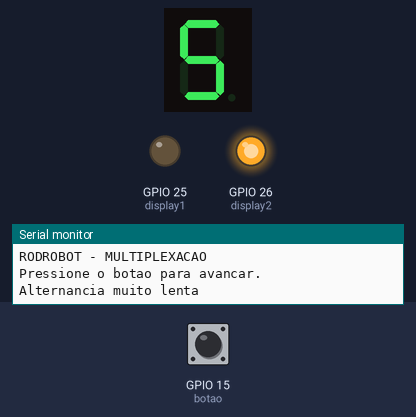
Bench run of a sketch on a simulated ESP32. Shown: 1-digit seven-segment display, output pins drawn as LEDs (lit = HIGH), the last lines printed to the serial monitor. Wiring (inferred from the names in the program): 1-digit 7-segment display, segments lit when HIGH: segments GPIO 23, GPIO 22, GPIO 21, GPIO 19, GPIO 18, GPIO 17, GPIO 16. Dashed ring = blinking. The inputs (shaded band) are chosen by the test bench; at power-on: GPIO 15 (botao) HIGH. The segment pins are drawn as the display they are named for; pins used as bus, display or sensor lines are not drawn.

Above: at 1.6 s.
1.7 s: GPIO 15 (botao) pulled LOW for 0.15 s
At 2.0 s:
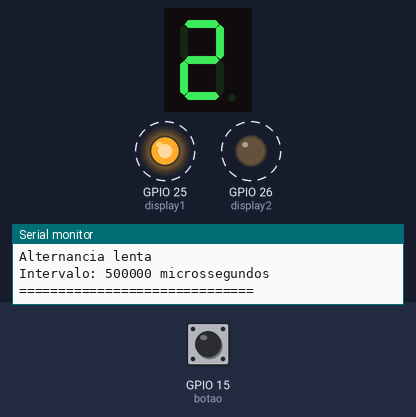
3.3 s: GPIO 15 (botao) pulled LOW for 1 s
4.9 s: GPIO 15 (botao) pulsed LOW 5 times (0.12 s each, 0.3 s apart)
At 5.63 s:
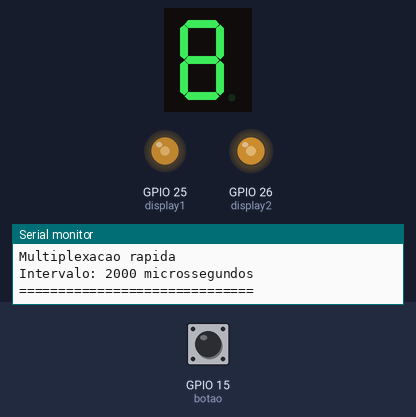
At 6.3 s:
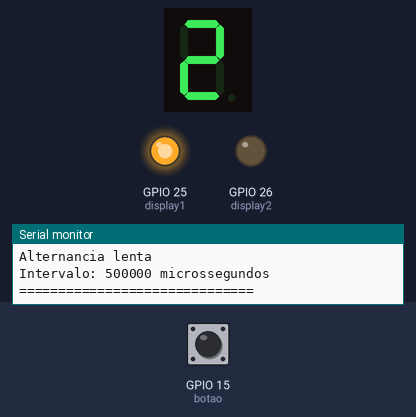
Timing chart, 0 to 13.9 s (numbered marks = the images above; inputs shaded):
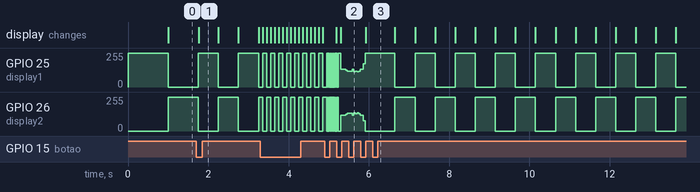

The sketch:

Multiplexacao_2_Displays_Timer_ESP32.ino
```cpp
/* ==============================================================
   RODROBOT - MULTIPLEXACAO DE DOIS DISPLAYS
   ESP32 DevKit - Arduino IDE 3.3.11
   Displays de 7 segmentos - Catodo comum

   BOTAO:
   GPIO 15 - INPUT_PULLUP
   Botao ligado entre GPIO 15 e GND.

   CADA PRESSIONAMENTO AVANCA UMA VELOCIDADE.

   ETAPAS:
   1 - 1000 ms | Alternancia muito lenta
   2 - 500 ms  | Alternancia lenta
   3 - 100 ms  | Alternancia intermediaria
   4 - 20 ms   | Alternancia rapida
   5 - 5 ms    | Inicio da multiplexacao
   6 - 2 ms    | Multiplexacao rapida
   ============================================================== */

// ---------------- PINOS DOS SEGMENTOS -------------------------

const int segmentos[] = {23, 22, 21, 19, 18, 17, 16}; // A, B, C, D, E, F, G

// ---------------- SELECAO DOS DISPLAYS ------------------------

const int display1 = 25; // Transistor do display esquerdo
const int display2 = 26; // Transistor do display direito

// ---------------- BOTAO ----------------------------------------

const int botao = 15; // Botao com pull-up interno

// ---------------- NUMEROS EXIBIDOS -----------------------------

const byte numeros[] = {
  0b1011011, // Numero 2
  0b1101101  // Numero 5
};

// ---------------- TIMER ----------------------------------------

hw_timer_t *timer = NULL; // Ponteiro do timer

volatile uint32_t ticks = 0; // Contador de interrupcoes
uint32_t ultimoTick = 0;     // Ultimo pulso processado

// ---------------- INTERVALOS -----------------------------------

const uint32_t intervalos[] = {
  1000000, // 1000 ms
  500000,  // 500 ms
  100000,  // 100 ms
  20000,   // 20 ms
  5000,    // 5 ms
  2000     // 2 ms
};

const char *etapas[] = {
  "Alternancia muito lenta",
  "Alternancia lenta",
  "Alternancia intermediaria",
  "Alternancia rapida",
  "Inicio da multiplexacao",
  "Multiplexacao rapida"
};

const int totalEtapas = 6; // Total de velocidades
int etapaAtual = 0;        // Inicia na primeira etapa

// ---------------- DEBOUNCE DO BOTAO ----------------------------

bool ultimaLeitura = HIGH; // Ultima leitura instantanea
bool estadoBotao = HIGH;   // Estado estavel do botao

unsigned long tempoDebounce = 0; // Controle de tempo
const unsigned long debounce = 50; // Filtro de 50 ms

// ---------------- INTERRUPCAO DO TIMER -------------------------

void ARDUINO_ISR_ATTR onTimer() {

  ticks++; // Incrementa a cada interrupcao
}

// ---------------- DESLIGA DISPLAYS -----------------------------

void desligarDisplays() {

  digitalWrite(display1, LOW); // Desliga display 1
  digitalWrite(display2, LOW); // Desliga display 2
}

// ---------------- MOSTRA NUMERO -------------------------------

void mostrarDisplay(int numero, int selecionado) {

  desligarDisplays(); // Desliga antes de trocar

  for (int i = 0; i < 7; i++) {

    digitalWrite(segmentos[i],
                 bitRead(numeros[numero], i)); // Atualiza segmentos
  }

  if (selecionado == 0) {

    digitalWrite(display1, HIGH); // Liga display esquerdo

  } else {

    digitalWrite(display2, HIGH); // Liga display direito
  }
}

// ---------------- ALTERA VELOCIDADE ----------------------------

void selecionarEtapa() {

  etapaAtual++; // Avanca uma etapa

  if (etapaAtual >= totalEtapas) {

    etapaAtual = 0; // Reinicia o ciclo
  }

  // ZERA CONTADOR DE FORMA SEGURA
  noInterrupts();
  ticks = 0;
  interrupts();

  ultimoTick = 0; // Reinicia controle dos pulsos

  desligarDisplays(); // Desliga os dois displays

  timerAlarm(timer, intervalos[etapaAtual], true, 0); // Atualiza Timer

  mostrarDisplay(0, 0); // Inicia pelo numero 2

  Serial.println();
  Serial.println("==============================");

  Serial.print("ETAPA: ");
  Serial.println(etapaAtual + 1);

  Serial.println(etapas[etapaAtual]);

  Serial.print("Intervalo: ");
  Serial.print(intervalos[etapaAtual]);
  Serial.println(" microssegundos");

  Serial.println("==============================");
}

// ---------------- LEITURA DO BOTAO -----------------------------

void verificarBotao() {

  bool leitura = digitalRead(botao); // Leitura instantanea

  // DETECTA MUDANCA NA LEITURA
  if (leitura != ultimaLeitura) {

    tempoDebounce = millis(); // Reinicia contagem do debounce
  }

  // CONFIRMA ESTADO APOS 50 MS ESTAVEIS
  if ((millis() - tempoDebounce) >= debounce) {

    if (leitura != estadoBotao) {

      estadoBotao = leitura; // Atualiza estado confirmado

      // BOTAO PRESSIONADO
      if (estadoBotao == LOW) {

        selecionarEtapa(); // Avanca velocidade
      }
    }
  }

  ultimaLeitura = leitura; // Guarda ultima leitura
}

// ---------------- SETUP ----------------------------------------

void setup() {

  Serial.begin(115200); // Inicializa Serial

  for (int i = 0; i < 7; i++) {

    pinMode(segmentos[i], OUTPUT); // Configura segmentos
    digitalWrite(segmentos[i], LOW); // Inicia apagado
  }

  pinMode(display1, OUTPUT); // Configura display 1
  pinMode(display2, OUTPUT); // Configura display 2

  pinMode(botao, INPUT_PULLUP); // Ativa pull-up interno

  desligarDisplays(); // Desliga displays

  mostrarDisplay(0, 0); // Mostra numero 2 inicialmente

  timer = timerBegin(1000000); // Resolucao de 1 MHz

  timerAttachInterrupt(timer, &onTimer); // Associa interrupcao

  timerAlarm(timer, intervalos[etapaAtual], true, 0); // Configura alarme

  Serial.println();
  Serial.println("RODROBOT - MULTIPLEXACAO");
  Serial.println("Pressione o botao para avancar.");
  Serial.println(etapas[etapaAtual]);
}

// ---------------- LOOP -----------------------------------------

void loop() {

  verificarBotao(); // Verifica o botao

  uint32_t leituraTicks; // Copia do contador

  noInterrupts();
  leituraTicks = ticks; // Leitura protegida
  interrupts();

  // VERIFICA SE OCORREU NOVA INTERRUPCAO
  if (leituraTicks != ultimoTick) {

    ultimoTick = leituraTicks; // Atualiza contador

    int displayAtivo = leituraTicks % 2; // Alterna displays

    mostrarDisplay(displayAtivo, displayAtivo); // Atualiza display
  }
}
```
